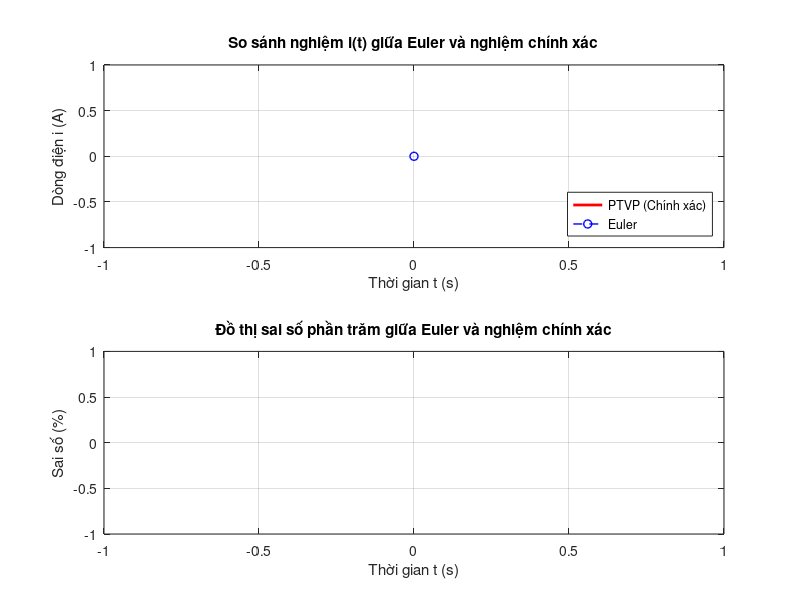

Write the MATLAB code that produced this figure.
%EULER

clc; clear; close all;


R1 = input('Nhập giá trị R (Ohm): ');
h = input('Nhập bước thời gian h (s): ');


L1 = 1;
E1 = 440;
T = 0.85;          
t = 0:h:T;
N = length(t);


i_nghiem = (E1/R1) * (1 - exp(-R1/L1 * t));

% Euler
i_euler = zeros(1,N);
i_euler(1) = 0;   % điều kiện đầu
for k = 1:N-1
    di = (E1 - R1*i_euler(k)) / L1;
    i_euler(k+1) = i_euler(k) + h * di;
end


error_percent = abs((i_nghiem - i_euler) ./ i_nghiem) * 100;
error_percent(i_nghiem == 0) = 0; % tránh chia cho 0 ở t=0

% In bảng kết quả
fprintf('-------------------------------------------------------------\n');
fprintf(' Thoi gian (s)     Euler (A)     PTVP (A)     Sai so (%%)\n');
fprintf('-------------------------------------------------------------\n');
for k = 1:N
    fprintf('   %6.4f         %7.4f      %7.4f       %7.3f\n', ...
        t(k), i_euler(k), i_nghiem(k), error_percent(k));
end
fprintf('-------------------------------------------------------------\n');

% Tính sai số trung bình
mean_error = mean(error_percent(2:end)); % bỏ t=0
fprintf('Sai số trung bình: %.3f%%\n', mean_error);

% Vẽ đồ thị so sánh
figure;
subplot(2,1,1);
plot(t, i_nghiem, 'r-', 'LineWidth', 2); hold on;
plot(t, i_euler, 'bo--', 'LineWidth', 1);
legend('PTVP (Chính xác)', 'Euler', 'Location', 'southeast');
xlabel('Thời gian t (s)');
ylabel('Dòng điện i (A)');
title('So sánh nghiệm i(t) giữa Euler và nghiệm chính xác');
grid on;

% Vẽ đồ thị sai số phần trăm
subplot(2,1,2);
plot(t, error_percent, 'm-', 'LineWidth', 2);
xlabel('Thời gian t (s)');
ylabel('Sai số (%)');
title('Đồ thị sai số phần trăm giữa Euler và nghiệm chính xác');
grid on;
